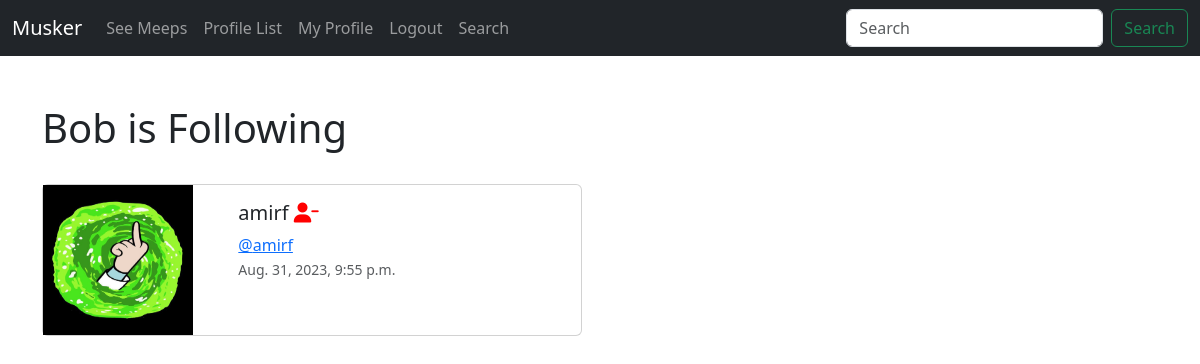
The page /profile/follows/2 (signed in) on the database as committed earlier.
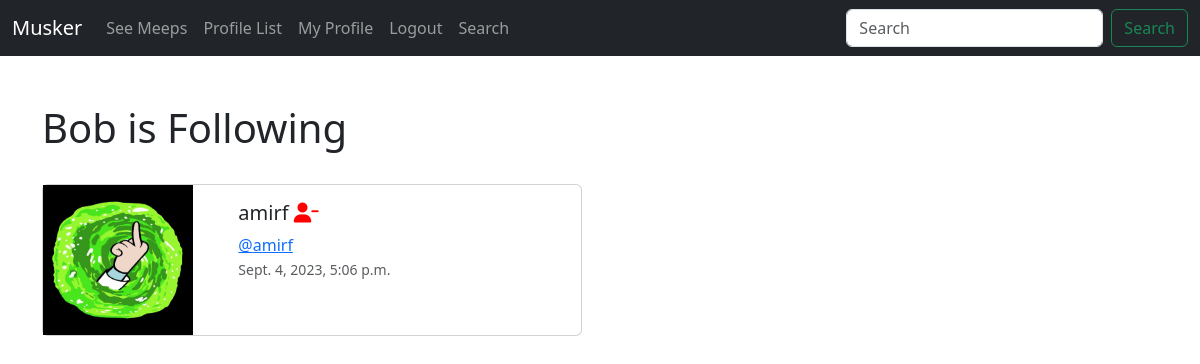
The same page on the database as committed later.
### musker/models.py (models this page shows, shortened)
class Profile(models.Model):
    user = models.OneToOneField(User, on_delete=models.CASCADE)
    follows = models.ManyToManyField(
    "self",
    related_name = "followed_by",
    symmetrical = False,
    blank = True)
    date_modified = models.DateTimeField(User,auto_now=True)
    profile_image = models.ImageField(null=True, blank=True, upload_to="images/")
    profile_bio = models.CharField(null=True, blank=True, max_length=500)
    homepage_link = models.CharField(null=True, blank=True, max_length=100)
    facebook_link = models.CharField(null=True, blank=True, max_length=100)
    instagram_link = models.CharField(null=True, blank=True, max_length=100)
    linkedin_link = models.CharField(null=True, blank=True, max_length=100)

### musker/views.py (the view)
# urls.py: path('profile/follows/<int:pk>', views.follows, name='follows'),
def follows(request, pk):
    if request.user.is_authenticated:
        if request.user.id == pk:
            profiles = Profile.objects.get(user_id=pk)
            return render(request, 'follows.html', {
                "profiles" : profiles,
            })
        else:
            messages.success(request,("That's not your profile page."))
            return redirect('home')
    else:
        messages.success(request,("You must be logged in..."))
        return redirect('home')

### musker/templates/follows.html
{% extends 'base.html' %}
{% load static %}
{% block content %}
    <h1>{{ request.user.username }} is Following</h1>
    <br>
    {% if profiles %}
        {% for profile in profiles.follows.all %}
        <div class="card mb-3" style="max-width: 540px;">
            <div class="row g-0">
              <div class="col-md-4">
                {% if profile.profile_image %}
                  <img src="{{ profile.profile_image.url }}" height="150" width="150" alt="">
                {% else %}
                  <img src="{% static 'images/profile_pic.png' %}" height="150" width="150" alt="...">
                {% endif %}
              </div>
              <div class="col-md-8">
                <div class="card-body">
                    <h5 class="card-title">{{ profile.user.username}}
                    {% if profile in profiles.follows.all %}
                    <a href="{% url 'unfollow' profile.user.id %}">
                    <i class="fa-solid fa-user-minus" style="color: #ff0000;"></i></a>
                    {% else %}
                    <a href="{% url 'follow' profile.user.id %}">
                    <i class="fa-solid fa-user-plus" style="color: #36b002;"></i></a>
                    {% endif %}</h5>
                  <a class="card-text" href="{% url 'profile' profile.user.id %}" >@{{ profile.user.username|lower }}</a>
                  <p class="card-text"><small class="text-muted">{{profile.date_modified}}</small></p>
                </div>
              </div>
            </div>
          </div>
        {% endfor %}
    {% endif %}
{% endblock %}

Rows that differ between the two databases and show on the page:
changed Profile "amirf": date_modified "Aug. 31, 2023, 9:55 p.m." → "Sept. 4, 2023, 5:06 p.m."
